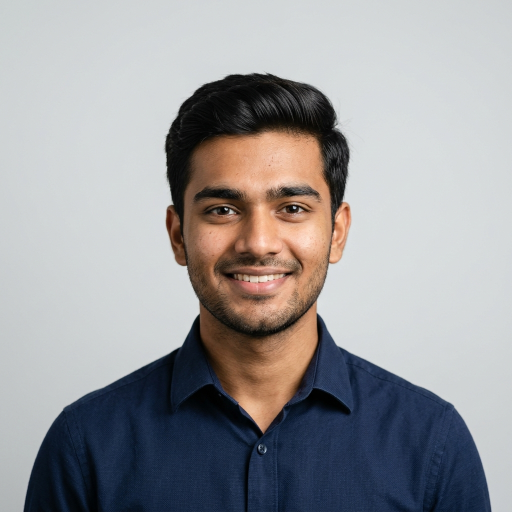
#> input picture backend/data/profiles/aarav.jpg, 1024 x 1024 px (shown at 1/2 size)
$ python -i face_recognizer.py   (imports and definitions only)
#> lines starting #> are read from the running program, lines starting #| are printed output that depends on the picture
#> further down, picture is the input picture: shape (1024, 1024, 3); mean B, G, R 155.6, 153.3, 153.7
import cv2
import numpy as np
import base64
import os

# ─── OpenCV 5 compatibility ──────────────────────────────────────────────────
# OpenCV 5 removed CascadeClassifier from the top-level cv2 namespace in the
# headless wheel.  We attempt to load it from cv2.legacy (if available) and
# fall back to a no-op stub so the rest of the application keeps running.
# The /api/simulate-detection route does NOT need real face detection, so the
# demo flow is completely unaffected.

def _load_cascade():
    """Try every known location for CascadeClassifier in various OpenCV versions."""
    # OpenCV 4.x top-level
    if hasattr(cv2, "CascadeClassifier"):
        cascade_path = os.path.join(cv2.data.haarcascades, "haarcascade_frontalface_default.xml")
        if os.path.exists(cascade_path):
            clf = cv2.CascadeClassifier(cascade_path)
            if not clf.empty():
                print("Haar Cascade loaded (cv2 top-level)")
                return clf
    # OpenCV 5.x legacy module
    if hasattr(cv2, "legacy") and hasattr(cv2.legacy, "CascadeClassifier"):
        import cv2.data as cvdata
        cascade_path = os.path.join(cvdata.haarcascades, "haarcascade_frontalface_default.xml")
        if os.path.exists(cascade_path):
            clf = cv2.legacy.CascadeClassifier(cascade_path)
            if not clf.empty():
                print("Haar Cascade loaded (cv2.legacy)")
                return clf
    print("WARNING: Haar Cascade not available. Face detection will return empty results.")
    return None

face_cascade = _load_cascade()


def decode_base64_image(base64_string: str):
    """Decodes a base64-encoded image (data-URL or raw) into an OpenCV BGR image."""
    try:
        if "," in base64_string:
            base64_string = base64_string.split(",")[1]
        img_data = base64.b64decode(base64_string)
        nparr = np.frombuffer(img_data, np.uint8)
        img = cv2.imdecode(nparr, cv2.IMREAD_COLOR)
        return img
    except Exception as e:
        print(f"Failed to decode base64 image: {e}")
        return None


def detect_faces_in_frame(img) -> list:
    """
    Detects frontal faces using Haar Cascades.
    Returns list of bounding boxes: [{"x": x, "y": y, "width": w, "height": h}]
    Returns an empty list if cascade is unavailable or image is invalid.
    """
    if face_cascade is None or img is None:
        return []

    try:
        gray = cv2.cvtColor(img, cv2.COLOR_BGR2GRAY)
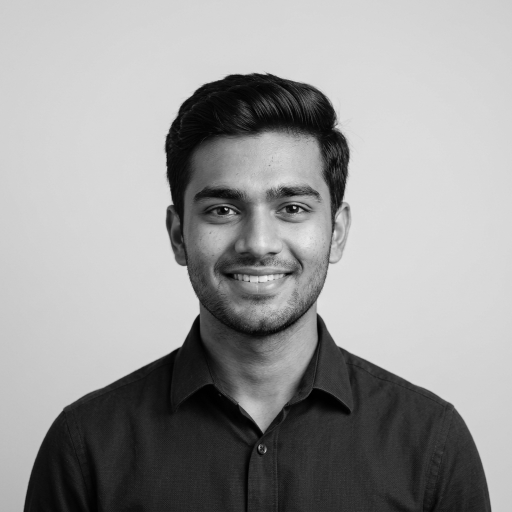
#> gray: shape (1024, 1024) (shown at 1/2 size); min 0, max 247, mean 153.7

        # Downscale for speed
        h, w = gray.shape[:2]
#> h = 1024; w = 1024
        max_dim = 400
        if max(h, w) > max_dim:
            scale = max_dim / max(h, w)
#> scale = 0.391
            gray_small = cv2.resize(gray, (int(w * scale), int(h * scale)))
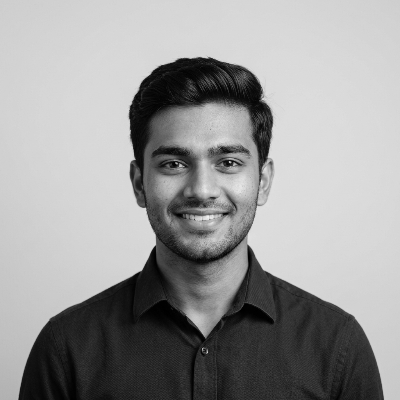
#> gray_small: shape (400, 400); min 0, max 241, mean 153.6
        else:
            scale = 1.0
            gray_small = gray

        # detectMultiScale is on the classifier instance (works for both cv2 4.x and legacy)
        faces = face_cascade.detectMultiScale(
            gray_small,
            scaleFactor=1.1,
            minNeighbors=5,
            minSize=(30, 30),
        )
#> faces = [[123, 101, 153, 153]]

        boxes = []
        for (x, y, bw, bh) in faces:
            boxes.append({
                "x":      int(x  / scale),
                "y":      int(y  / scale),
                "width":  int(bw / scale),
                "height": int(bh / scale),
            })
#> this loop made 1 pass
#> after the loop, boxes = 1 item
        return boxes

    except Exception as e:
        print(f"Error during face detection: {e}")
        return []

>>> import cv2
>>> picture = cv2.imread('../data/profiles/aarav.jpg')
>>> result = detect_faces_in_frame(picture)
#> result = 1 item

$ run again, on backend/data/profiles/ishita.jpg
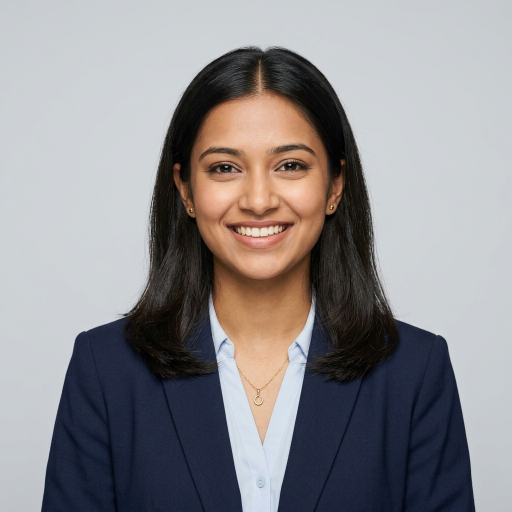
#> input picture backend/data/profiles/ishita.jpg, 1024 x 1024 px (shown at 1/2 size)
#> picture is the input picture: shape (1024, 1024, 3); mean B, G, R 141.7, 139.2, 141.5
#> in detect_faces_in_frame, `gray = cv2.cvtColor(img, cv2.COLOR_BGR2GRAY)`:
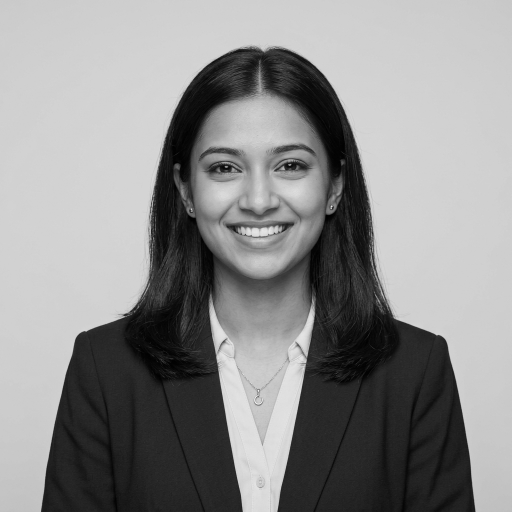
#> gray: shape (1024, 1024) (shown at 1/2 size); min 0, max 249, mean 140.2
#> in detect_faces_in_frame, `gray_small = cv2.resize(gray, (int(w * scale), int(h * scale)))`:
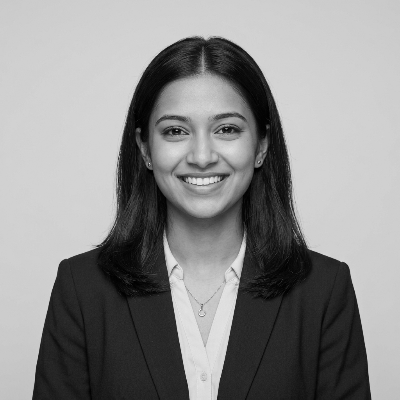
#> gray_small: shape (400, 400); min 0, max 239, mean 140.1
#> faces = [[135, 78, 131, 131]]
#> the loop in detect_faces_in_frame, `for (x, y, bw, bh) in faces:` made 1 pass
#> after the loop in detect_faces_in_frame, `for (x, y, bw, bh) in faces:`: boxes = 1 item

$ run again, on backend/data/profiles/kabir.jpg
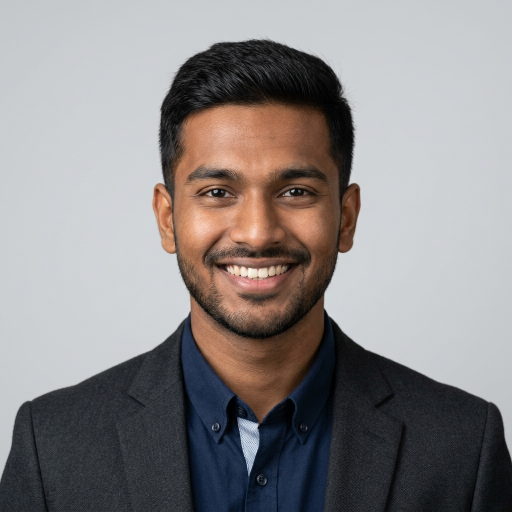
#> input picture backend/data/profiles/kabir.jpg, 1024 x 1024 px (shown at 1/2 size)
#> picture is the input picture: shape (1024, 1024, 3); mean B, G, R 136.1, 135.6, 139
#> in detect_faces_in_frame, `gray = cv2.cvtColor(img, cv2.COLOR_BGR2GRAY)`:
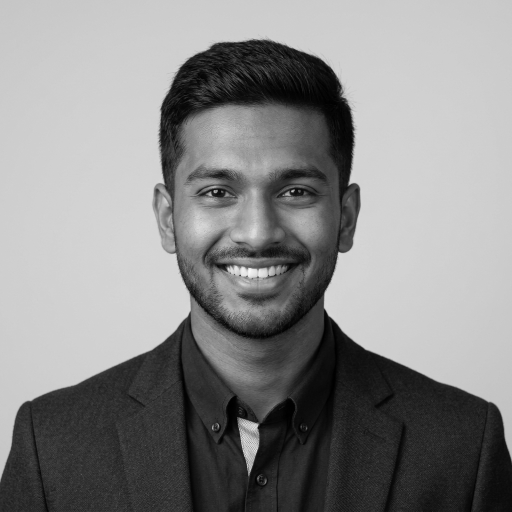
#> gray: shape (1024, 1024) (shown at 1/2 size); min 0, max 250, mean 136.7
#> in detect_faces_in_frame, `gray_small = cv2.resize(gray, (int(w * scale), int(h * scale)))`:
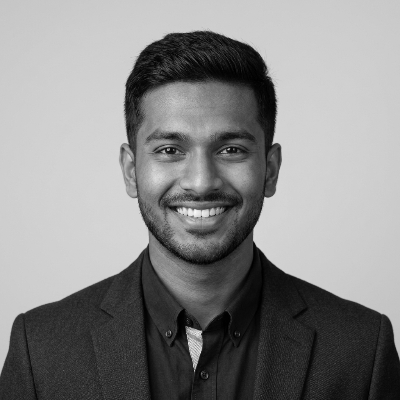
#> gray_small: shape (400, 400); min 0, max 249, mean 136.6
#> faces = [[114, 80, 172, 172]]
#> the loop in detect_faces_in_frame, `for (x, y, bw, bh) in faces:` made 1 pass
#> after the loop in detect_faces_in_frame, `for (x, y, bw, bh) in faces:`: boxes = 1 item
